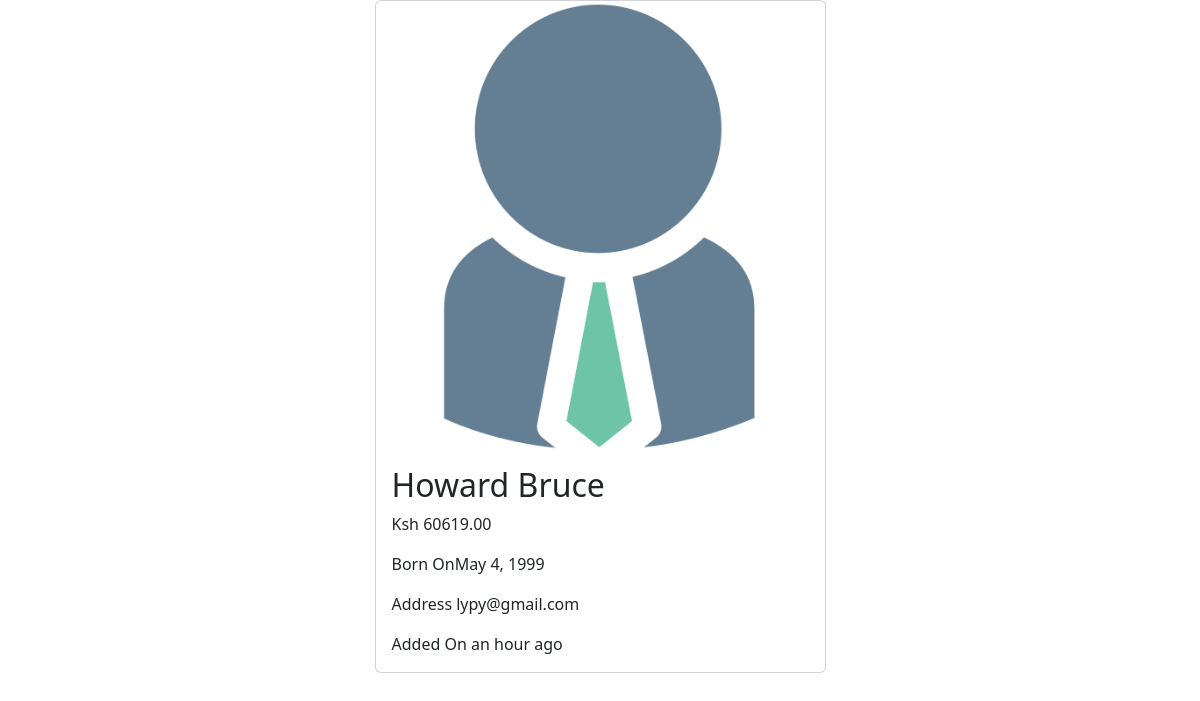
Screenshot of /employees/12 with the database file from the repository.
### main_app/models.py (models this page shows, shortened)
class Employee(models.Model):
    name = models.CharField(max_length=40)
    email = models.EmailField(unique=True)
    dob = models.DateField(null=True, blank=True)
    salary = models.DecimalField(max_digits=10, decimal_places=2)
    disabled = models.BooleanField(default=False)
    profile = models.ImageField(upload_to=unique_image_name, null=True, default="employees/employee.png")
    created_at = models.DateTimeField(auto_now_add=True, null=True)  # once during creation
    updated_at = models.DateTimeField(auto_now=True, null=True)  # Every time an update happens

### main_app/views.py (the view)
# urls.py: path('employees/<int:emp_id>', views.employee_details, name='details'),
def employee_details(request, emp_id):
    employee = Employee.objects.get(pk=emp_id)
    return render(request, "employee_details.html", {"employee": employee})

### templates/employee_details.html (shortened to what this page needs)
{% load humanize %}
<!DOCTYPE html>
<html lang="en">
<head>
    <link href="https://cdn.jsdelivr.net/npm/bootstrap@5.3.3/dist/css/bootstrap.min.css" rel="stylesheet">
</head>
<body>
   <div class="container">
       <div class="row justify-content-center">
           <div class="col-sm-5">
               <div class="card">
                   {% if employee.profile %}
                   	<img src="{{ employee.profile.url}}" alt="" class="card-img-top">
                   {% endif %}
                   <div class="card-body">
                       <h2 class="card-title">{{ employee.name }}</h2>
                       <p class="card-text">Ksh {{ employee.salary }}</p>
                       <p class="card-text">Born On{{ employee.dob }}</p>
                       <p class="card-text">Address {{ employee.email }}</p>
                       <p class="card-text">Added On {{ employee.created_at | naturaltime }}</p>
                   </div>
               </div>
           </div>
       </div>
   </div>
</body>
</html>

### rows the page displays
Employee: profile (picture), name "Howard Bruce", salary "60619.00", dob "May 4, 1999", email "lypy@gmail.com", created_at "an hour ago"
